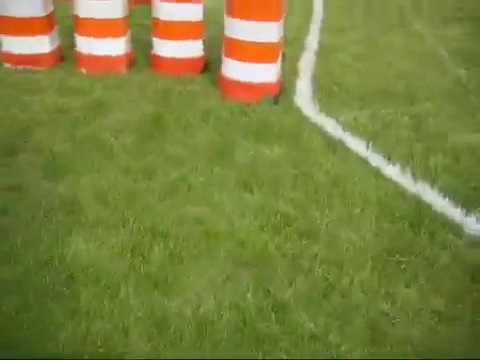
#> input picture frame 142 of Video Datasets/VID2.mp4, 480 x 360 px
$ python 'VID Lane Detector.py'
#> lines starting #> are read from the running program, lines starting #| are printed output that depends on the picture; after the words box and inside, x2 and y2 are one past the last pixel; in counts of white or black regions, pixels touching at a corner belong together
import cv2
import numpy as np

# Webcamera no 0 is used to capture the frames, or set file path in ""
cap = cv2.VideoCapture('C:/Users/WSURobotics/Desktop/ADS Vision/VID2.mp4')
# This drives the program into an infinite loop.

while(1):
    # Captures the live stream frame-by-frame
    _, frame = cap.read()
#> frame is the input picture: shape (360, 480, 3); mean B, G, R 63.3, 130.1, 122.2
    # Converts images from BGR to HSV
    hsv = cv2.cvtColor(frame, cv2.COLOR_BGR2HSV)
#> hsv: shape (360, 480, 3); mean H, S, V 36.1, 142.7, 137.9
    # define range of white color in HSV
    # change it according to your need !
    sensitivity = 100
    lower_white = np.array([0,0,255-sensitivity])
    upper_white = np.array([255,sensitivity,255])

    # Here we are defining range of whitecolor in HSV
    # This creates a mask of white coloured
    # objects found in the frame.
    mask = cv2.inRange(hsv, lower_white, upper_white)
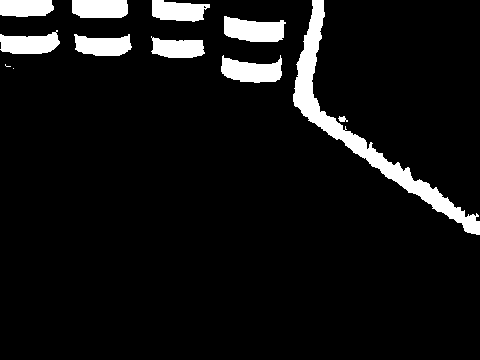
#> mask: shape (360, 480); 7.5% white; 12 white regions (2 under 20 px), largest, box (x1, y1, x2, y2) and area: (293, 0, 480, 235) 4903, (224, 16, 286, 42) 1201, (221, 55, 282, 83) 1148

    # The bitwise and of the frame and mask is done so
    # that only the white coloured objects are highlighted
    # and stored in res
    res = cv2.bitwise_and(frame, frame, mask=mask)
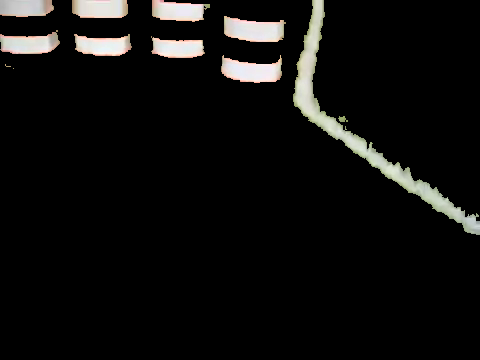
#> res: shape (360, 480, 3); mean B, G, R 14.4, 15.5, 15.9
    cv2.imshow('frame', frame)
    cv2.imshow('mask', mask)
    cv2.imshow('res', res)
    # This displays the frame, mask
    # and res which we created in 3 separate windows.
    k = cv2.waitKey(5) & 0xFF
#> (key Esc is pressed here)
    if k == 27:
      break

# Destroys all of the HighGUI windows.
cv2.destroyAllWindows()
# release the captured frame
cap.release()

$ run again, starting later in the video
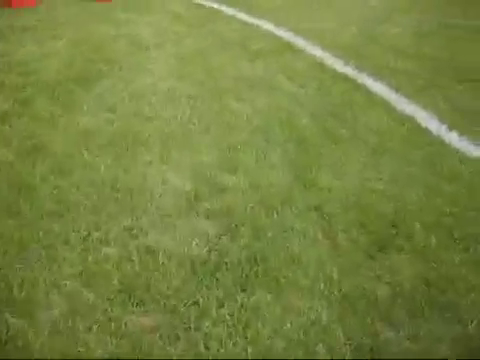
#> input picture frame 642 of Video Datasets/VID2.mp4, 480 x 360 px
#> frame is the input picture: shape (360, 480, 3); mean B, G, R 65.3, 131.4, 118.3
#> hsv: shape (360, 480, 3); mean H, S, V 36.1, 131.4, 131.6
#> `mask = cv2.inRange(hsv, lower_white, upper_white)`:
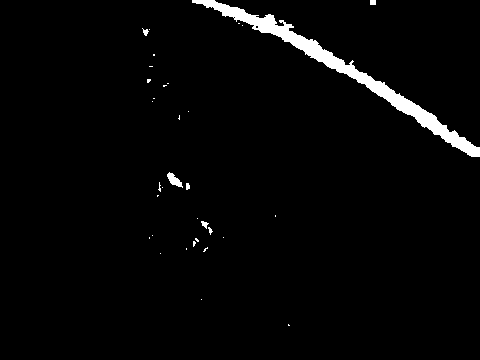
#> mask: shape (360, 480); 2.5% white; 34 white regions (27 under 20 px), largest, box (x1, y1, x2, y2) and area: (192, 0, 480, 157) 3917, (167, 172, 183, 188) 122, (201, 221, 209, 229) 33
#> `res = cv2.bitwise_and(frame, frame, mask=mask)`:
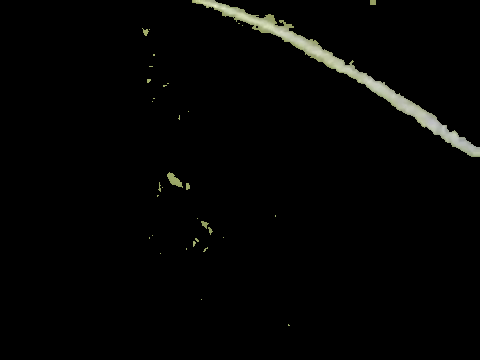
#> res: shape (360, 480, 3); mean B, G, R 3.7, 4.5, 4.3

$ run again, starting later in the video
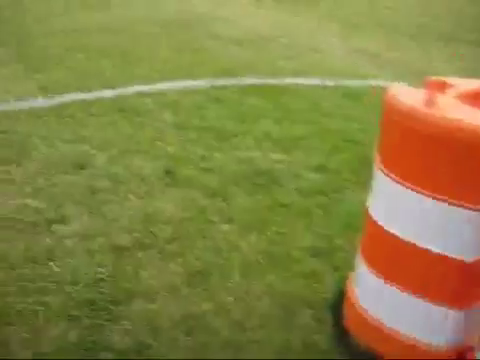
#> input picture frame 1141 of Video Datasets/VID2.mp4, 480 x 360 px
#> frame is the input picture: shape (360, 480, 3); mean B, G, R 68.1, 130.4, 135.3
#> hsv: shape (360, 480, 3); mean H, S, V 35.8, 137.9, 144.9
#> `mask = cv2.inRange(hsv, lower_white, upper_white)`:
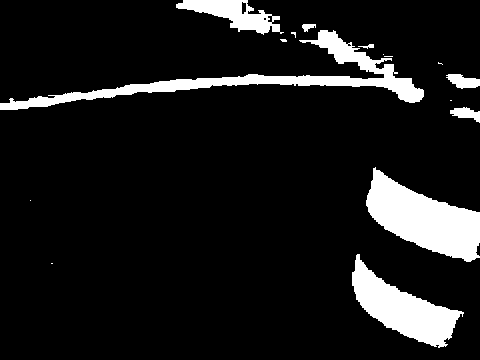
#> mask: shape (360, 480); 10.4% white; 16 white regions (8 under 20 px), largest, box (x1, y1, x2, y2) and area: (366, 167, 480, 262) 5680, (0, 30, 424, 110) 5498, (352, 254, 464, 348) 4265
#> `res = cv2.bitwise_and(frame, frame, mask=mask)`:
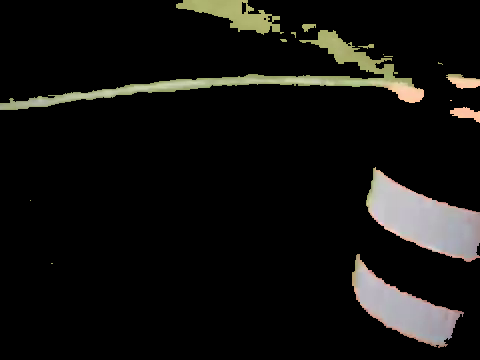
#> res: shape (360, 480, 3); mean B, G, R 16.1, 18.4, 19
